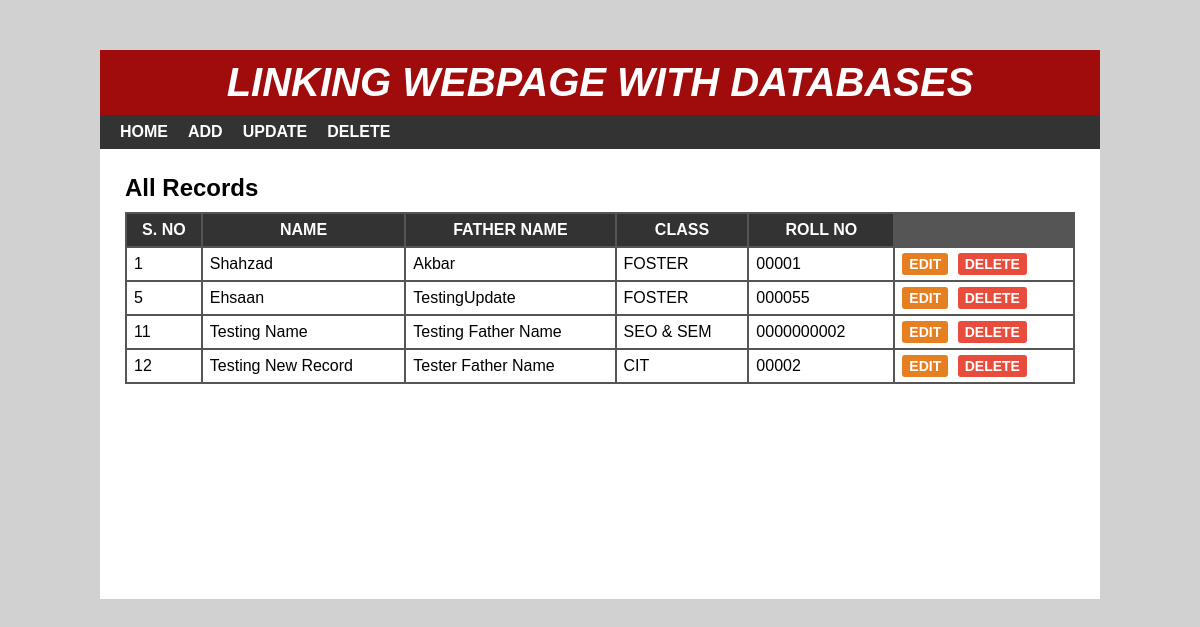
The page / on the database its author committed.
### tables this page shows
CREATE TABLE `students` (
  `S_id` int(5) NOT NULL,
  `S_Name` varchar(255) NOT NULL,
  `S_FName` varchar(255) NOT NULL,
  `S_Class` varchar(255) NOT NULL,
  `S_rNO` varchar(255) NOT NULL
);

CREATE TABLE `sclass` (
  `Cid` int(10) NOT NULL,
  `Cclass` varchar(30) NOT NULL
);

### index.php (the view)
<?php
include 'header.php';
?>
<div id="main-content">
    <h2>All Records</h2>
    <table cellpadding="7px">
    <?php
    include 'config.php';
    $sql = "SELECT * FROM students
    JOIN sclass
    WHERE students.S_Class = sclass.Cid";
    $result = mysqli_query($conn, $sql) or die("Query Unsuccessful");
    if(mysqli_num_rows($result) > 0){
    ?>
        <thead>
        <th>S. no</th>
        <th>Name</th>
        <th>Father Name</th>
        <th>Class</th>
        <th>Roll no</th>
        </thead>
        <tbody>
        <?php
        while($row = mysqli_fetch_assoc($result)){
        ?>
            <tr>
                <td><?php echo $row['S_id']; ?></td>
                <td><?php echo $row['S_Name']; ?></td>
                <td><?php echo $row['S_FName']; ?></td>
                <td><?php echo $row['Cclass']; ?></td>
                <td><?php echo $row['S_rNO']; ?></td>
                <td>
                    <a href='edit.php?S_id=<?php echo $row['S_id']; ?>'>Edit</a>
                    <a href='delete-inline.php?S_id=<?php echo $row['S_id']; ?>'>Delete</a>
                </td>
            </tr>
           <?php } ?>
        </tbody>
    </table>
    <?php }else{
        echo "<h2>No Record Found</h2>";
        mysqli_close($conn);
    } ?>
</div>
</div>
</body>
</html>

### header.php (shortened to what this page needs)
<!DOCTYPE html>
<html lang="en">
<head>
  <link rel="stylesheet" href="css/style.css">
</head>
<body>
    <div id="wrapper">
        <div id="header">
            <h1>Linking Webpage with Databases</h1>
        </div>
        <div id="menu">
            <ul>
                <li>
                    <a href="index.php">Home</a>
                </li>
                <li>
                    <a href="add.php">Add</a>
                </li>
                <li>
                    <a href="update.php">Update</a>
                </li>
                <li>
                    <a href="delete.php">Delete</a>
                </li>
            </ul>
        </div>

### css/style.css (style rules this page uses)
body { font:16px arial; margin: 0; padding: 0; background: #d1d1d1; }
#wrapper { width: 1000px; margin: 50px auto 0; background-color: #fff; }
#header { text-align: center; background-color: #a00c0c; padding: 10px; }
#header h1 { color: #fff; font-size: 40px; font-style: italic; font-weight: 700; text-transform: uppercase; margin: 0; }
#menu { background-color: #333; }
#menu ul { font-size: 0; padding: 0 10px; margin: 0; list-style: none; }
#menu ul li { display: inline-block; }
#menu ul li a { color: #fff; font-size: 16px; font-weight: 600; padding: 8px 10px; display: block; text-decoration: none; text-transform: uppercase; transition: all 0.3s ease; }
#main-content { padding: 25px; min-height: 400px; }
#main-content h2 { margin: 0 0 10px; text-transform: capitalize; }
#main-content table { width: 100%; background-color: #555; margin: 0 0 20px; }
#main-content table th { color: #fff; background-color: #333; text-transform: uppercase; }
#main-content table th:last-child { width: 130px; }
#main-content table td { background-color: #fff; }
#main-content table td a { font-size: 14px; font-weight: 600; text-transform: uppercase; padding: 3px 7px; color: #fff; background-color: #e67e22; text-decoration: none; border-radius: 3px; }
#main-content table td a:nth-child(2) { background-color: #e74c3c; margin: 0 0 0 5px; }

### rows shown on the page
students: S_id "1", S_Name "Shahzad", S_FName "Akbar", sclass.Cclass "FOSTER", S_rNO "00001"
students: S_id "5", S_Name "Ehsaan", S_FName "TestingUpdate", sclass.Cclass "FOSTER", S_rNO "000055"
students: S_id "11", S_Name "Testing Name", S_FName "Testing Father Name", sclass.Cclass "SEO & SEM", S_rNO "0000000002"
students: S_id "12", S_Name "Testing New Record", S_FName "Tester Father Name", sclass.Cclass "CIT", S_rNO "00002"
